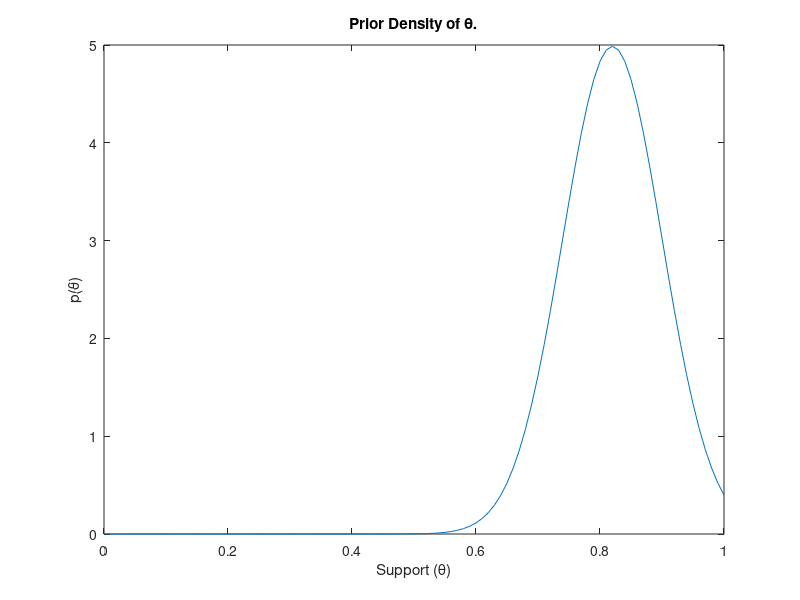

The MATLAB script that drew this image:
%% STA 601: Homework - 1

% Author: Kedar Prabhudesai
% Created on: 8/30/2013
close all;clear all;

% Number of students in class
n = 50;
% Expected Score - 82%
mu = 0.82;
% Std. Dev - 8%
sigma = 0.08;
% Support of the pdf
X = 0:0.01:1;
% Compute pdf over support
Y = (1/(sigma*sqrt(2*pi))).*exp(-((X-mu).^2)/(2*sigma^2));

% Make sure it is pdf. Verify that integration over support is 1
areaOverSupport = trapz(X,Y);
disp(['Area Under pdf = ',num2str(areaOverSupport)]);
% Plot Distribution
figure;plot(X,Y);
xlabel('Support (\theta)');
ylabel('p(\theta)');
title('Prior Density of \theta.');
%% Find 95% Confidence Interval

% Use Z* = 1.96
muUpper = mu + 1.96*sigma/sqrt(n);
muLower = mu - 1.96*sigma/sqrt(n);

disp(['95% Confidence Interval - ',num2str(muUpper),' < mu < ',num2str(muLower)]);

